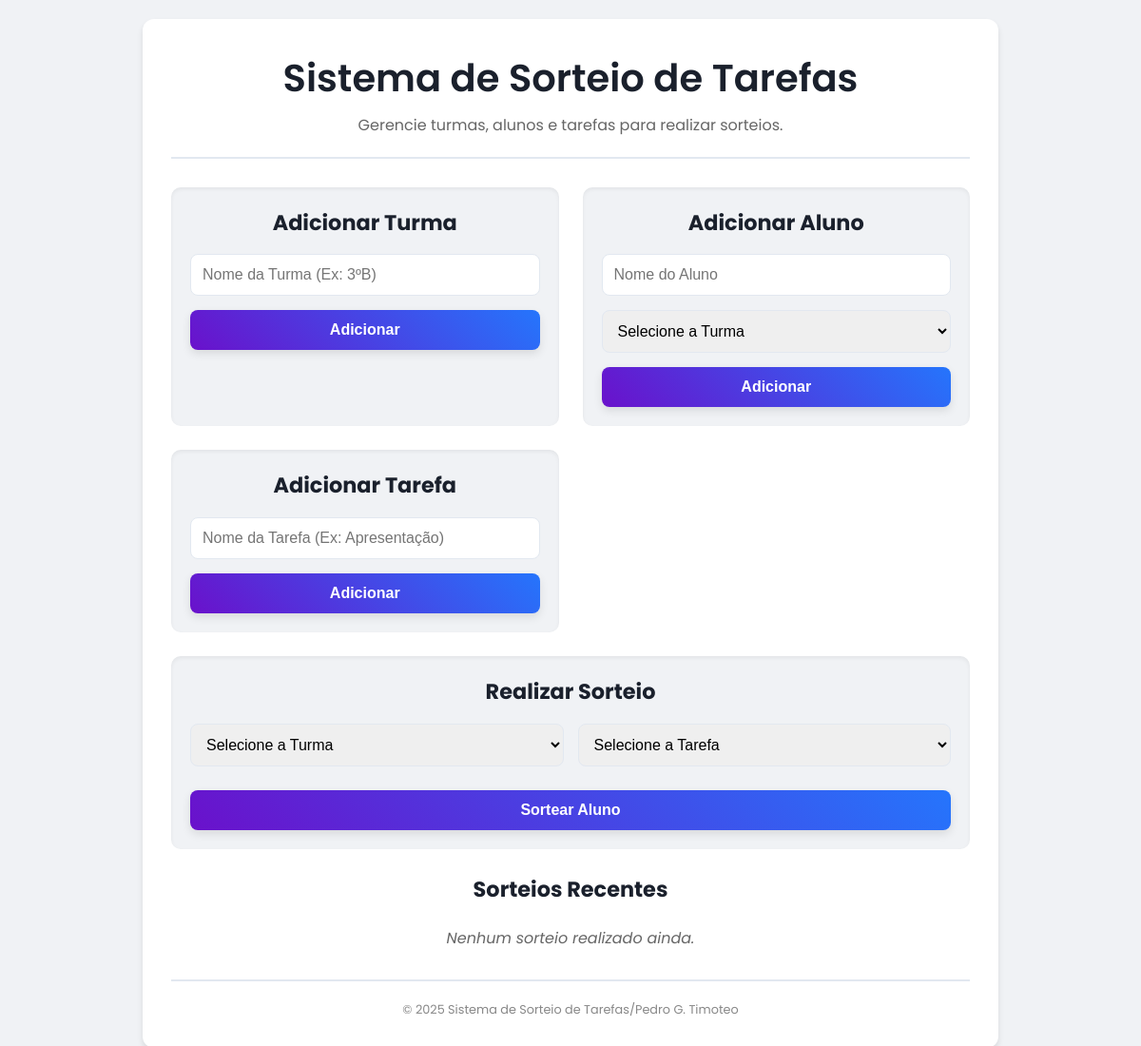
Before: / with the older database file.
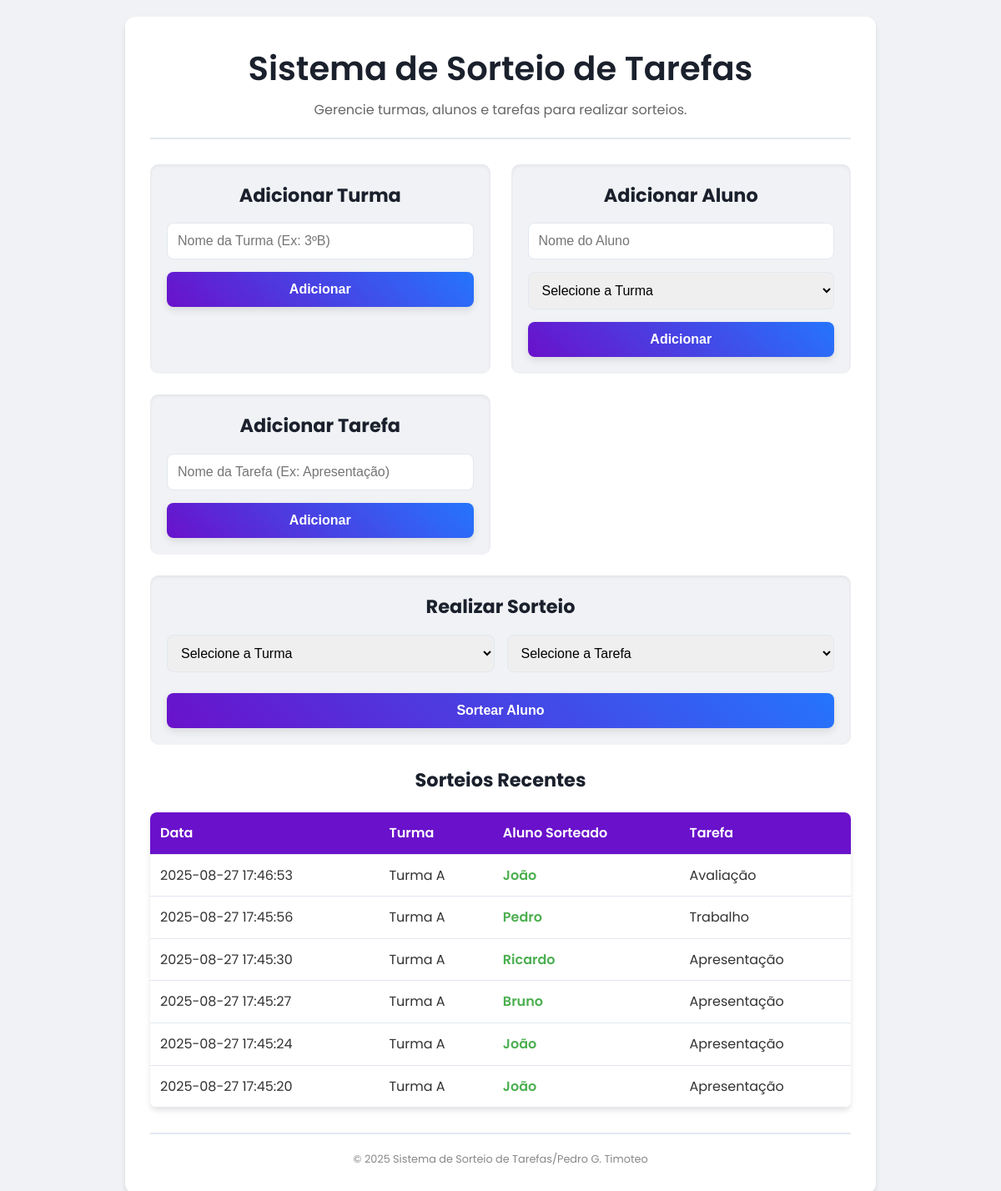
After: the same page with the newer database file.
### tables this page shows
CREATE TABLE sorteios (
            id INTEGER PRIMARY KEY AUTOINCREMENT,
            tarefa_id INTEGER NOT NULL,
            aluno_id INTEGER NOT NULL,
            turma_id INTEGER NOT NULL,
            data_sorteio TEXT NOT NULL,
            FOREIGN KEY (tarefa_id) REFERENCES tarefas(id),
            FOREIGN KEY (aluno_id) REFERENCES alunos(id),
            FOREIGN KEY (turma_id) REFERENCES turmas(id)
        );

CREATE TABLE turmas (
            id INTEGER PRIMARY KEY AUTOINCREMENT,
            nome TEXT NOT NULL UNIQUE
        );

CREATE TABLE alunos (
            id INTEGER PRIMARY KEY AUTOINCREMENT,
            nome TEXT NOT NULL,
            turma_id INTEGER NOT NULL,
            FOREIGN KEY (turma_id) REFERENCES turmas(id)
        );

CREATE TABLE tarefas (
            id INTEGER PRIMARY KEY AUTOINCREMENT,
            nome TEXT NOT NULL UNIQUE
        );

### app.py (the view)
@app.route('/')
def index():
    conn = get_db_connection()
    turmas = conn.execute('SELECT * FROM turmas').fetchall()
    tarefas = conn.execute('SELECT * FROM tarefas').fetchall()
    sorteios = conn.execute('''
        SELECT
            sorteios.data_sorteio,
            turmas.nome AS turma_nome,
            alunos.nome AS aluno_nome,
            tarefas.nome AS tarefa_nome
        FROM sorteios
        JOIN turmas ON sorteios.turma_id = turmas.id
        JOIN alunos ON sorteios.aluno_id = alunos.id
        JOIN tarefas ON sorteios.tarefa_id = tarefas.id
        ORDER BY sorteios.data_sorteio DESC
    ''').fetchall()
    conn.close()
    return render_template('index.html', turmas=turmas, tarefas=tarefas, sorteios=sorteios)

### db.py (called while the page is built)
def get_db_connection():
    conn = sqlite3.connect('sorteio.db')
    conn.row_factory = sqlite3.Row  # Isso permite acessar colunas por nome
    return conn

### templates/Index.html (shortened to what this page needs)
<!DOCTYPE html>
<html lang="pt-br">
<head>
    <link rel="stylesheet" href="{{ url_for('static', filename='css/style.css') }}">
</head>
<body>
    <div class="container">
        <header>
            <h1>Sistema de Sorteio de Tarefas</h1>
            <p>Gerencie turmas, alunos e tarefas para realizar sorteios.</p>
        </header>
        <main>
            <section class="form-section">
                <h2>Adicionar Turma</h2>
                <form action="{{ url_for('adicionar_turma') }}" method="post">
                    <input type="text" name="nome_turma" placeholder="Nome da Turma (Ex: 3ºB)" required>
                    <button type="submit">Adicionar</button>
                </form>
            </section>
            <section class="form-section">
                <h2>Adicionar Aluno</h2>
                <form action="{{ url_for('adicionar_aluno') }}" method="post">
                    <input type="text" name="nome_aluno" placeholder="Nome do Aluno" required>
                    <select name="turma_id" required>
                        <option value="">Selecione a Turma</option>
                    </select>
                    <button type="submit">Adicionar</button>
                </form>
            </section>
            <section class="form-section">
                <h2>Adicionar Tarefa</h2>
                <form action="{{ url_for('adicionar_tarefa') }}" method="post">
                    <input type="text" name="nome_tarefa" placeholder="Nome da Tarefa (Ex: Apresentação)" required>
                    <button type="submit">Adicionar</button>
                </form>
            </section>
            <section class="form-section draw-section">
                <h2>Realizar Sorteio</h2>
                <form action="{{ url_for('sortear') }}" method="post">
                    <div class="draw-inputs">
                        <select name="turma_sorteio_id" required>
                            <option value="">Selecione a Turma</option>
                        </select>
                        <select name="tarefa_sorteio_id" required>
                            <option value="">Selecione a Tarefa</option>
                        </select>
                    </div>
                    <button type="submit" class="draw-button">Sortear Aluno</button>
                </form>
            </section>
            <section class="results-section">
                <h2>Sorteios Recentes</h2>
                {% if sorteios %}
                    <table>
                        <thead>
                            <tr>
                                <th>Data</th>
                                <th>Turma</th>
                                <th>Aluno Sorteado</th>
                                <th>Tarefa</th>
                            </tr>
                        </thead>
                        <tbody>
                            {% for sorteio in sorteios %}
                                <tr>
                                    <td>{{ sorteio.data_sorteio }}</td>
                                    <td>{{ sorteio.turma_nome }}</td>
                                    <td class="winner">{{ sorteio.aluno_nome }}</td>
                                    <td>{{ sorteio.tarefa_nome }}</td>
                                </tr>
                            {% endfor %}
                        </tbody>
                    </table>
                {% else %}
                    <p class="no-results">Nenhum sorteio realizado ainda.</p>
                {% endif %}
            </section>
        </main>
        <footer>
            <p>&copy; 2025 Sistema de Sorteio de Tarefas/Pedro G. Timoteo</p>
        </footer>
    </div>
</body>
</html>

### static/css/style.css (style rules this page uses)
:root { --primary-color: #6a11cb; --secondary-color: #2575fc; --background-color: #f0f2f5; --card-background: #ffffff; --text-color: #333; --heading-color: #1a202c; --border-color: #e2e8f0; --accent-color: #4CAF50; --shadow: 0 4px 6px rgba(0, 0, 0, 0.1); }
* { box-sizing: border-box; margin: 0; padding: 0; }
body { font-family: 'Poppins', sans-serif; background: var(--background-color); color: var(--text-color); line-height: 1.6; padding: 20px; display: flex; justify-content: center; align-items: flex-start; min-height: 100vh; }
.container { max-width: 900px; width: 100%; background: var(--card-background); border-radius: 12px; box-shadow: var(--shadow); overflow: hidden; padding: 30px; display: flex; flex-direction: column; gap: 30px; }
header { text-align: center; padding-bottom: 20px; border-bottom: 2px solid var(--border-color); }
header h1 { font-size: 2.5rem; color: var(--heading-color); font-weight: 600; }
header p { font-size: 1rem; color: #666; margin-top: 5px; }
main { display: grid; grid-template-columns: repeat(auto-fit, minmax(280px, 1fr)); gap: 25px; }
.form-section { background: var(--background-color); padding: 20px; border-radius: 10px; box-shadow: inset 0 2px 4px rgba(0, 0, 0, 0.06); }
.form-section h2 { font-size: 1.4rem; margin-bottom: 15px; color: var(--heading-color); text-align: center; }
form { display: flex; flex-direction: column; gap: 15px; }
input[type="text"], select { width: 100%; padding: 12px; border: 1px solid var(--border-color); border-radius: 8px; font-size: 1rem; transition: all 0.3s ease; }
button { padding: 12px 20px; border: none; border-radius: 8px; color: #fff; font-size: 1rem; font-weight: 600; cursor: pointer; transition: all 0.3s ease; background: linear-gradient(45deg, var(--primary-color), var(--secondary-color)); box-shadow: 0 4px 10px rgba(0, 0, 0, 0.1); }
.draw-section { grid-column: 1 / -1; }
.draw-inputs { display: flex; gap: 15px; justify-content: space-between; align-items: center; }
.draw-inputs select { flex: 1; }
.draw-button { width: 100%; margin-top: 10px; }
.results-section { grid-column: 1 / -1; text-align: center; }
.results-section h2 { font-size: 1.4rem; margin-bottom: 15px; color: var(--heading-color); }
table { width: 100%; border-collapse: collapse; margin-top: 20px; background: var(--card-background); border-radius: 8px; overflow: hidden; box-shadow: var(--shadow); }
th, td { padding: 12px; border-bottom: 1px solid var(--border-color); text-align: left; }
th { background: var(--primary-color); color: white; font-weight: 600; }
.winner { font-weight: 600; color: var(--accent-color); }
footer { text-align: center; padding-top: 20px; border-top: 2px solid var(--border-color); font-size: 0.8rem; color: #888; }

Changed rows visible on the page:
added sorteios: data_sorteio "2025-08-27 17:46:53", turma_nome "Turma A", aluno_nome "João", tarefa_nome "Avaliação"
added sorteios: data_sorteio "2025-08-27 17:45:56", turma_nome "Turma A", aluno_nome "Pedro", tarefa_nome "Trabalho"
added sorteios: data_sorteio "2025-08-27 17:45:30", turma_nome "Turma A", aluno_nome "Ricardo", tarefa_nome "Apresentação"
added sorteios: data_sorteio "2025-08-27 17:45:27", turma_nome "Turma A", aluno_nome "Bruno", tarefa_nome "Apresentação"
added sorteios: data_sorteio "2025-08-27 17:45:24", turma_nome "Turma A", aluno_nome "João", tarefa_nome "Apresentação"
added sorteios: data_sorteio "2025-08-27 17:45:20", turma_nome "Turma A", aluno_nome "João", tarefa_nome "Apresentação"
Other visible differences:
text no longer shown: "Nenhum sorteio realizado ainda."
text now shown: "Data Turma Aluno Sorteado Tarefa"
